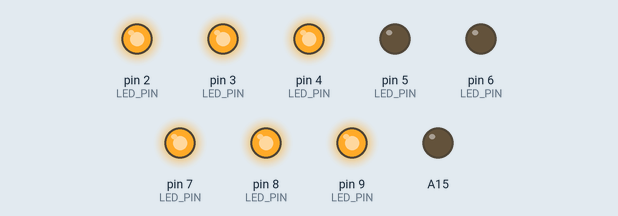
Simulated run of this sketch. Board: Arduino Mega 2560, built with avr-gcc and run on an emulated ATmega2560. Shown: output pins drawn as LEDs (lit = HIGH).

Above: at 0.2 s.
At 1.7 s:
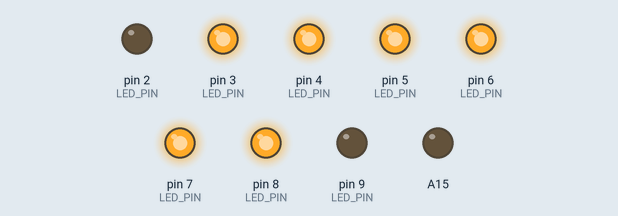
At 2.2 s:
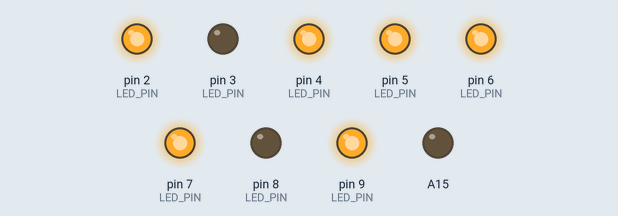
At 5.7 s:
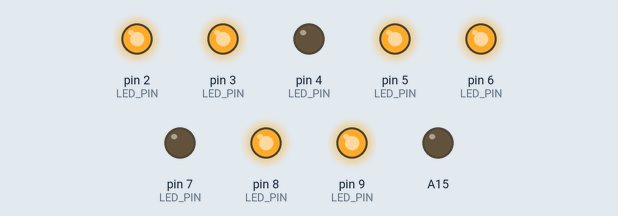
Timing chart, 0 to 6.9 s (numbered marks = the images above):
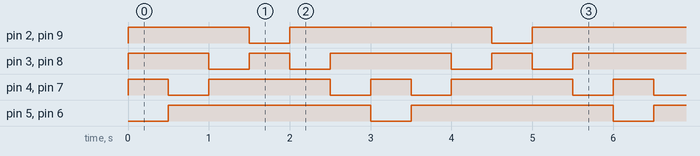

The sketch:

ex0928_LED_2.ino
```cpp
/*
 Name:		ex0928_LED.ino
 Created:	2019/9/28 上午 10:45:34
 Author:	s2862
*/

int LED_PIN[2][4] = { {5,4,3,2}, {6,7,8,9 } };

int idx = 0;
int re = 1;
void setup()
{
	for (int i = 0; i < 2; i++)
		for (int j = 0; j < 4; j++)
			pinMode(LED_PIN[i][j], OUTPUT);
	pinMode(A15, OUTPUT);
	digitalWrite(A15, LOW);
}

void loop()
{
	for (int i = 0; i < 2; i++)
		for (int j = 0; j < 4; j++)
			digitalWrite(LED_PIN[i][j], HIGH);
	digitalWrite(LED_PIN[0][idx], LOW);
	digitalWrite(LED_PIN[1][idx], LOW);
	delay(500);
	idx += re;
	if (idx == 3 || idx == 0)
		re *= -1;
}
```

Measured:
- by itself, pin 2 (LED_PIN), pin 9 (LED_PIN): repeats every 3.0 s: LOW 0.50 s, HIGH 2.5 s
- by itself, pin 3 (LED_PIN), pin 8 (LED_PIN): repeats every 3.0 s: LOW 0.50 s, HIGH 0.50 s, LOW 0.50 s, HIGH 1.5 s
- by itself, pin 4 (LED_PIN), pin 7 (LED_PIN): repeats every 3.0 s: LOW 0.50 s, HIGH 1.5 s, LOW 0.50 s, HIGH 0.50 s
- by itself, pin 5 (LED_PIN), pin 6 (LED_PIN): alternates HIGH for 2.5 s and LOW for 0.50 s
